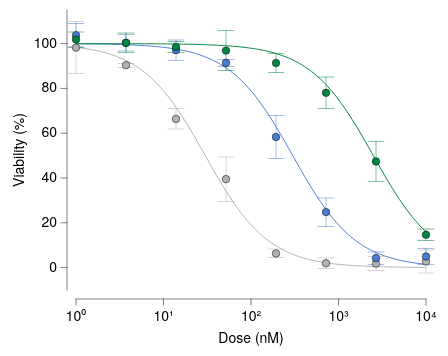

The Vega-Lite source for this figure:
### Vega-Lite specification from a JSON file in a GitHub repository (floating-point values rounded to 4 significant figures; data arrays with more than 128 entries replaced by an {"elided": "..."} marker saying what was removed)
{"background": null, "config": {"arc": {"fill": "#DBDBDB", "fillOpacity": 1.0, "innerRadius": 35.0, "padAngle": 0.03, "stroke": "black", "strokeOpacity": 1, "strokeWidth": 0.25}, "area": {"fill": "#DBDBDB", "fillOpacity": 1.0, "stroke": "black", "strokeOpacity": 1, "strokeWidth": 0.25}, "axis": {"domain": true, "domainCap": "round", "domainColor": "black", "domainWidth": 0.25, "grid": false, "gridCap": "round", "gridColor": "#F1F1F1", "gridDash": [0, 0], "gridOpacity": 1.0, "gridWidth": 0.25, "labelColor": "black", "labelFont": "Helvetica Neue, HelveticaNeue, Helvetica, Arial, sans-serif", "labelFontSize": 7, "labelFontStyle": "normal", "labelFontWeight": 400, "offset": 4.5, "ticks": true, "tickCap": "round", "tickColor": "black", "tickRound": false, "tickSize": 3, "tickWidth": 0.25, "titleColor": "black", "titleFont": "Helvetica Neue, HelveticaNeue, Helvetica, Arial, sans-serif", "titleFontSize": 7, "titleFontStyle": "normal", "titleFontWeight": 400}, "axisX": {"domain": true, "labelAlign": "center", "labelAngle": 0, "labels": true, "ticks": true, "translate": 0}, "axisY": {"domain": true, "labelAlign": "right", "labelAngle": 0, "labels": true, "ticks": true, "translate": 0}, "axisRight": {"domain": true, "labelAlign": "left", "labelAngle": 0, "labels": true, "ticks": true, "translate": 0}, "axisTop": {"domain": true, "labelAlign": "center", "labelAngle": 0, "labels": true, "ticks": true, "translate": 0}, "axisBand": {"tickOffset": 0}, "bar": {"fill": "#DBDBDB", "fillOpacity": 1.0, "stroke": "black", "strokeOpacity": 1, "strokeWidth": 0.25}, "boxplot": {"size": 12.6, "ticks": {"cornerRadius": 0.25, "fill": "black", "opacity": 1, "size": 6.3, "thickness": 0.25}, "box": {"fillOpacity": 1.0, "stroke": "black", "strokeOpacity": 1, "strokeWidth": 0.25}, "median": {"cornerRadius": 0, "fill": "black", "fillOpacity": 1.0, "opacity": 1, "size": 12.6, "thickness": 0.25}, "rule": {"fill": "black", "fillOpacity": 1.0, "size": 14.0, "stroke": "black", "strokeDash": [0, 0], "strokeOpacity": 1, "strokeWidth": 0.25}, "outliers": {"color": "black", "fill": "black", "fillOpacity": 1.0, "size": 0, "stroke": "black", "strokeOpacity": 1, "strokeWidth": 0.25}}, "circle": {"fill": "black", "fillOpacity": 1.0, "size": 1.75, "stroke": null, "strokeOpacity": 1, "strokeWidth": 0.25}, "errorband": {"band": {"fillOpacity": 0.6, "stroke": null, "strokeWidth": 0.25, "strokeOpacity": 1}, "borders": {"opacity": 0, "strokeOpacity": 0.25, "strokeWidth": 1}}, "errorbar": {"opacity": 1, "rule": {"strokeDash": [0, 0], "strokeWidth": 0.25}, "ticks": {"color": "black", "cornerRadius": 0.125, "opacity": 1, "size": 8.4, "thickness": 0.25}, "thickness": 0.25}, "font": "Helvetica Neue, HelveticaNeue, Helvetica, Arial, sans-serif", "geoshape": {"fill": "#DBDBDB", "fillOpacity": 1.0, "stroke": "black", "strokeOpacity": 1, "strokeWidth": 0.25}, "header": {"labelColor": "black", "labelFont": "Helvetica Neue, HelveticaNeue, Helvetica, Arial, sans-serif", "labelFontSize": 7, "labelFontStyle": "normal", "labelFontWeight": 400, "titleColor": "black", "titleFont": "Helvetica Neue, HelveticaNeue, Helvetica, Arial, sans-serif", "titleFontSize": 7, "titleFontStyle": "normal", "titleFontWeight": 400, "titlePadding": 0}, "legend": {"disable": false, "offset": 4.5, "titlePadding": 4, "labelOffset": 2, "gradientLabelOffset": 2, "gradientLength": 70.0, "gradientThickness": 7.0, "gradientOpacity": 1.0, "gradientStrokeColor": "black", "gradientStrokeWidth": 0.25, "labelColor": "black", "labelFont": "Helvetica Neue, HelveticaNeue, Helvetica, Arial, sans-serif", "labelFontSize": 7, "labelFontStyle": "normal", "labelFontWeight": 400, "strokeColor": "black", "strokeWidth": 0, "symbolSize": 42, "symbolStrokeColor": "black", "symbolStrokeWidth": 0.25, "titleColor": "black", "titleFont": "Helvetica Neue, HelveticaNeue, Helvetica, Arial, sans-serif", "titleFontSize": 7, "titleFontStyle": "normal", "titleFontWeight": 400}, "line": {"color": "black", "stroke": "black", "strokeCap": "butt", "strokeDash": [0, 0], "strokeOpacity": 1, "strokeWidth": 0.5}, "point": {"filled": true, "fill": "#DBDBDB", "fillOpacity": 1.0, "size": 7.0, "stroke": "black", "strokeOpacity": 1, "strokeWidth": 0.25}, "range": {"category": ["#B2B2B2", "#4A7CD3", "#008542", "#664CAF", "#509F98", "#636363", "#284F93", "#005226", "#382864", "#285753"], "diverging": {"scheme": ["#443E60", "#5F597E", "#7C759B", "#9994B6", "#B7B4CC", "#D6D5DC", "#F6F6F6", "#D1DAD9", "#A4C2BF", "#7AA9A4", "#578E89", "#37736E", "#1B5954"]}, "heatmap": {"scheme": ["#440154", "#472270", "#433E82", "#38598C", "#2C728E", "#238A8D", "#24A086", "#39B578", "#5DC862", "#96D646", "#CAE02D", "#FDE724"]}, "ordinal": {"scheme": ["#F1F1F1", "#DBDBDB", "#C6C6C6", "#B2B2B2", "#9D9D9D", "#898989", "#767676", "#636363", "#515151", "#404040", "#2F2F2F", "#1F1F1F"]}, "ramp": {"scheme": ["#440154", "#472270", "#433E82", "#38598C", "#2C728E", "#238A8D", "#24A086", "#39B578", "#5DC862", "#96D646", "#CAE02D", "#FDE724"]}}, "rule": {"color": "black", "stroke": "black", "strokeCap": "round", "strokeDash": [2, 2], "strokeOpacity": 1, "strokeWidth": 0.25}, "scale": {"barBandPaddingInner": 0.1, "rectBandPaddingInner": 0, "tickBandPaddingInner": 0.1, "bandPaddingOuter": 0.1, "bandWithNestedOffsetPaddingInner": 0.2, "bandWithNestedOffsetPaddingOuter": 0.2, "offsetBandPaddingInner": 0, "offsetBandPaddingOuter": 0, "round": false}, "rect": {"fill": "#DBDBDB", "fillOpacity": 1.0, "stroke": "black", "strokeOpacity": 1, "strokeWidth": 0.25}, "square": {"fill": "#DBDBDB", "fillOpacity": 1.0, "size": 14.0, "stroke": "black", "strokeOpacity": 1, "strokeWidth": 0.25}, "text": {"color": "black", "font": "Helvetica Neue, HelveticaNeue, Helvetica, Arial, sans-serif", "fontSize": 7, "fontStyle": "normal", "fontWeight": 400}, "tick": {"color": "black", "cornerRadius": 0.125, "opacity": 1.0, "size": 12.6, "thickness": 0.25}, "title": {"anchor": "middle", "frame": "group", "color": "black", "font": "Helvetica Neue, HelveticaNeue, Helvetica, Arial, sans-serif", "fontSize": 7, "fontStyle": "normal", "fontWeight": 400, "subtitleColor": "black", "subtitleFont": "Helvetica Neue, HelveticaNeue, Helvetica, Arial, sans-serif", "subtitleFontSize": "Helvetica Neue, HelveticaNeue, Helvetica, Arial, sans-serif", "subtitleFontStyle": "normal", "subtitleFontWeight": 400}, "trail": {"color": "black", "opacity": 1, "size": 0.5}, "view": {"continuousWidth": 175, "continuousHeight": 140, "discreteWidth": 175, "discreteHeight": 140, "fill": null, "stroke": null, "strokeWidth": 0.25}}, "layer": [{"data": {"name": "data-31df638c295cd54636d5b0bf0612c6dd"}, "mark": {"type": "line"}, "encoding": {"color": {"field": "compound", "title": null, "type": "nominal"}, "x": {"axis": {"labelExpr": "round(log(datum.value) / log(10)) < 0 ? '10⁻' + (abs(round(log(datum.value) / log(10))) >= 10 ? '⁰¹²³⁴⁵⁶⁷⁸⁹'[floor(abs(round(log(datum.value) / log(10)))/10)] + '⁰¹²³⁴⁵⁶⁷⁸⁹'[abs(round(log(datum.value) / log(10)))%10] : '⁰¹²³⁴⁵⁶⁷⁸⁹'[abs(round(log(datum.value) / log(10)))]) : '10' + (abs(round(log(datum.value) / log(10))) >= 10 ? '⁰¹²³⁴⁵⁶⁷⁸⁹'[floor(abs(round(log(datum.value) / log(10)))/10)] + '⁰¹²³⁴⁵⁶⁷⁸⁹'[abs(round(log(datum.value) / log(10)))%10] : '⁰¹²³⁴⁵⁶⁷⁸⁹'[abs(round(log(datum.value) / log(10)))])", "values": [1, 10, 100, 1000, 10000]}, "field": "dose", "scale": {"domain": [1, 10000], "nice": false, "type": "log"}, "title": "Dose (nM)", "type": "quantitative"}, "y": {"field": "viab", "scale": {"domain": [-10, 115], "nice": false}, "title": "Viability (%)", "type": "quantitative"}}}, {"data": {"name": "data-6231d8e47a309bed60d796071a08c6d1"}, "mark": {"type": "errorbar", "extent": "stdev"}, "encoding": {"color": {"field": "compound", "legend": null, "type": "nominal"}, "x": {"axis": {"labelExpr": "round(log(datum.value) / log(10)) < 0 ? '10⁻' + (abs(round(log(datum.value) / log(10))) >= 10 ? '⁰¹²³⁴⁵⁶⁷⁸⁹'[floor(abs(round(log(datum.value) / log(10)))/10)] + '⁰¹²³⁴⁵⁶⁷⁸⁹'[abs(round(log(datum.value) / log(10)))%10] : '⁰¹²³⁴⁵⁶⁷⁸⁹'[abs(round(log(datum.value) / log(10)))]) : '10' + (abs(round(log(datum.value) / log(10))) >= 10 ? '⁰¹²³⁴⁵⁶⁷⁸⁹'[floor(abs(round(log(datum.value) / log(10)))/10)] + '⁰¹²³⁴⁵⁶⁷⁸⁹'[abs(round(log(datum.value) / log(10)))%10] : '⁰¹²³⁴⁵⁶⁷⁸⁹'[abs(round(log(datum.value) / log(10)))])", "values": [1, 10, 100, 1000, 10000]}, "field": "dose", "scale": {"domain": [1, 10000], "nice": false, "type": "log"}, "title": "Dose (nM)", "type": "quantitative"}, "y": {"field": "viab", "scale": {"domain": [-10, 115], "nice": false}, "title": "Viability (%)", "type": "quantitative"}}}, {"data": {"name": "data-6231d8e47a309bed60d796071a08c6d1"}, "mark": {"type": "point", "filled": true, "size": 14}, "encoding": {"color": {"field": "compound", "legend": null, "type": "nominal"}, "x": {"axis": {"labelExpr": "round(log(datum.value) / log(10)) < 0 ? '10⁻' + (abs(round(log(datum.value) / log(10))) >= 10 ? '⁰¹²³⁴⁵⁶⁷⁸⁹'[floor(abs(round(log(datum.value) / log(10)))/10)] + '⁰¹²³⁴⁵⁶⁷⁸⁹'[abs(round(log(datum.value) / log(10)))%10] : '⁰¹²³⁴⁵⁶⁷⁸⁹'[abs(round(log(datum.value) / log(10)))]) : '10' + (abs(round(log(datum.value) / log(10))) >= 10 ? '⁰¹²³⁴⁵⁶⁷⁸⁹'[floor(abs(round(log(datum.value) / log(10)))/10)] + '⁰¹²³⁴⁵⁶⁷⁸⁹'[abs(round(log(datum.value) / log(10)))%10] : '⁰¹²³⁴⁵⁶⁷⁸⁹'[abs(round(log(datum.value) / log(10)))])", "values": [1, 10, 100, 1000, 10000]}, "field": "dose", "scale": {"domain": [1, 10000], "nice": false, "type": "log"}, "title": "Dose (nM)", "type": "quantitative"}, "y": {"aggregate": "mean", "field": "viab", "type": "quantitative"}}}], "$schema": "https://vega.github.io/schema/vega-lite/v6.4.1.json", "datasets": {"data-31df638c295cd54636d5b0bf0612c6dd": {"elided": "600 records"}, "data-6231d8e47a309bed60d796071a08c6d1": [{"dose": 1.0, "viab": 108.5, "compound": "Compound A"}, {"dose": 1.0, "viab": 85.56, "compound": "Compound A"}, {"dose": 1.0, "viab": 100.4, "compound": "Compound A"}, {"dose": 3.728, "viab": 89.59, "compound": "Compound A"}, {"dose": 3.728, "viab": 90.17, "compound": "Compound A"}, {"dose": 3.728, "viab": 91.35, "compound": "Compound A"}, {"dose": 13.89, "viab": 61.48, "compound": "Compound A"}, {"dose": 13.89, "viab": 70.42, "compound": "Compound A"}, {"dose": 13.89, "viab": 67.25, "compound": "Compound A"}, {"dose": 51.79, "viab": 50.79, "compound": "Compound A"}, {"dose": 51.79, "viab": 35.31, "compound": "Compound A"}, {"dose": 51.79, "viab": 32.42, "compound": "Compound A"}, {"dose": 193.1, "viab": 8.265, "compound": "Compound A"}, {"dose": 193.1, "viab": 6.332, "compound": "Compound A"}, {"dose": 193.1, "viab": 4.396, "compound": "Compound A"}, {"dose": 719.7, "viab": 0.2062, "compound": "Compound A"}, {"dose": 719.7, "viab": 4.57, "compound": "Compound A"}, {"dose": 719.7, "viab": 0.9674, "compound": "Compound A"}, {"dose": 2683.0, "viab": 5.242, "compound": "Compound A"}, {"dose": 2683.0, "viab": -0.5458, "compound": "Compound A"}, {"dose": 2683.0, "viab": 0.5745, "compound": "Compound A"}, {"dose": 10000.0, "viab": 7.823, "compound": "Compound A"}, {"dose": 10000.0, "viab": 2.819, "compound": "Compound A"}, {"dose": 10000.0, "viab": -2.432, "compound": "Compound A"}, {"dose": 1.0, "viab": 98.98, "compound": "Compound B"}, {"dose": 1.0, "viab": 102.6, "compound": "Compound B"}, {"dose": 1.0, "viab": 109.6, "compound": "Compound B"}, {"dose": 3.728, "viab": 98.14, "compound": "Compound B"}, {"dose": 3.728, "viab": 98.27, "compound": "Compound B"}, {"dose": 3.728, "viab": 104.5, "compound": "Compound B"}, {"dose": 13.89, "viab": 93.12, "compound": "Compound B"}, {"dose": 13.89, "viab": 96.1, "compound": "Compound B"}, {"dose": 13.89, "viab": 102.0, "compound": "Compound B"}, {"dose": 51.79, "viab": 92.07, "compound": "Compound B"}, {"dose": 51.79, "viab": 89.62, "compound": "Compound B"}, {"dose": 51.79, "viab": 92.52, "compound": "Compound B"}, {"dose": 193.1, "viab": 48.78, "compound": "Compound B"}, {"dose": 193.1, "viab": 68.03, "compound": "Compound B"}, {"dose": 193.1, "viab": 58.12, "compound": "Compound B"}, {"dose": 719.7, "viab": 17.58, "compound": "Compound B"}, {"dose": 719.7, "viab": 27.3, "compound": "Compound B"}, {"dose": 719.7, "viab": 29.42, "compound": "Compound B"}, {"dose": 2683.0, "viab": 4.506, "compound": "Compound B"}, {"dose": 2683.0, "viab": 1.348, "compound": "Compound B"}, {"dose": 2683.0, "viab": 6.86, "compound": "Compound B"}, {"dose": 10000.0, "viab": 1.202, "compound": "Compound B"}, {"dose": 10000.0, "viab": 8.494, "compound": "Compound B"}, {"dose": 10000.0, "viab": 5.203, "compound": "Compound B"}, {"dose": 1.0, "viab": 101.0, "compound": "Compound C"}, {"dose": 1.0, "viab": 105.5, "compound": "Compound C"}, {"dose": 1.0, "viab": 98.96, "compound": "Compound C"}, {"dose": 3.728, "viab": 95.33, "compound": "Compound C"}, {"dose": 3.728, "viab": 102.9, "compound": "Compound C"}, {"dose": 3.728, "viab": 102.9, "compound": "Compound C"}, {"dose": 13.89, "viab": 98.73, "compound": "Compound C"}, {"dose": 13.89, "viab": 95.89, "compound": "Compound C"}, {"dose": 13.89, "viab": 100.9, "compound": "Compound C"}, {"dose": 51.79, "viab": 86.59, "compound": "Compound C"}, {"dose": 51.79, "viab": 102.5, "compound": "Compound C"}, {"dose": 51.79, "viab": 101.5, "compound": "Compound C"}, {"dose": 193.1, "viab": 87.38, "compound": "Compound C"}, {"dose": 193.1, "viab": 95.88, "compound": "Compound C"}, {"dose": 193.1, "viab": 90.76, "compound": "Compound C"}, {"dose": 719.7, "viab": 85.46, "compound": "Compound C"}, {"dose": 719.7, "viab": 71.5, "compound": "Compound C"}, {"dose": 719.7, "viab": 77.1, "compound": "Compound C"}, {"dose": 2683.0, "viab": 51.43, "compound": "Compound C"}, {"dose": 2683.0, "viab": 53.67, "compound": "Compound C"}, {"dose": 2683.0, "viab": 37.1, "compound": "Compound C"}, {"dose": 10000.0, "viab": 13.44, "compound": "Compound C"}, {"dose": 10000.0, "viab": 17.57, "compound": "Compound C"}, {"dose": 10000.0, "viab": 12.88, "compound": "Compound C"}]}}
